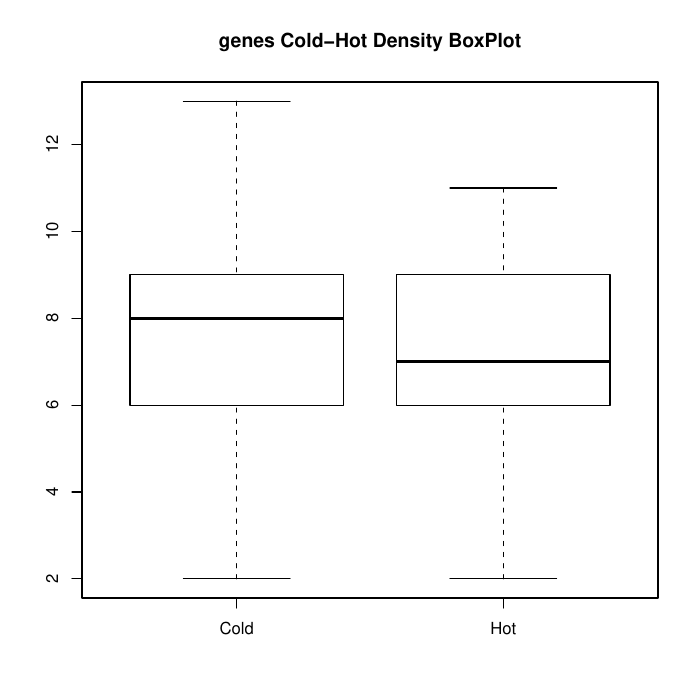

Generate this figure with R:
genescold <- read.table("genes_cold.dat",header=T)
geneshot <- read.table("genes_hot.dat",header=T)
pdf("coldhot_genes.pdf")
boxplot(genescold$TOTAL,geneshot$TOTAL,main="genes Cold-Hot Density BoxPlot", outline=FALSE, names=c("Cold","Hot"))
ks.test(genescold$TOTAL,geneshot$TOTAL)
